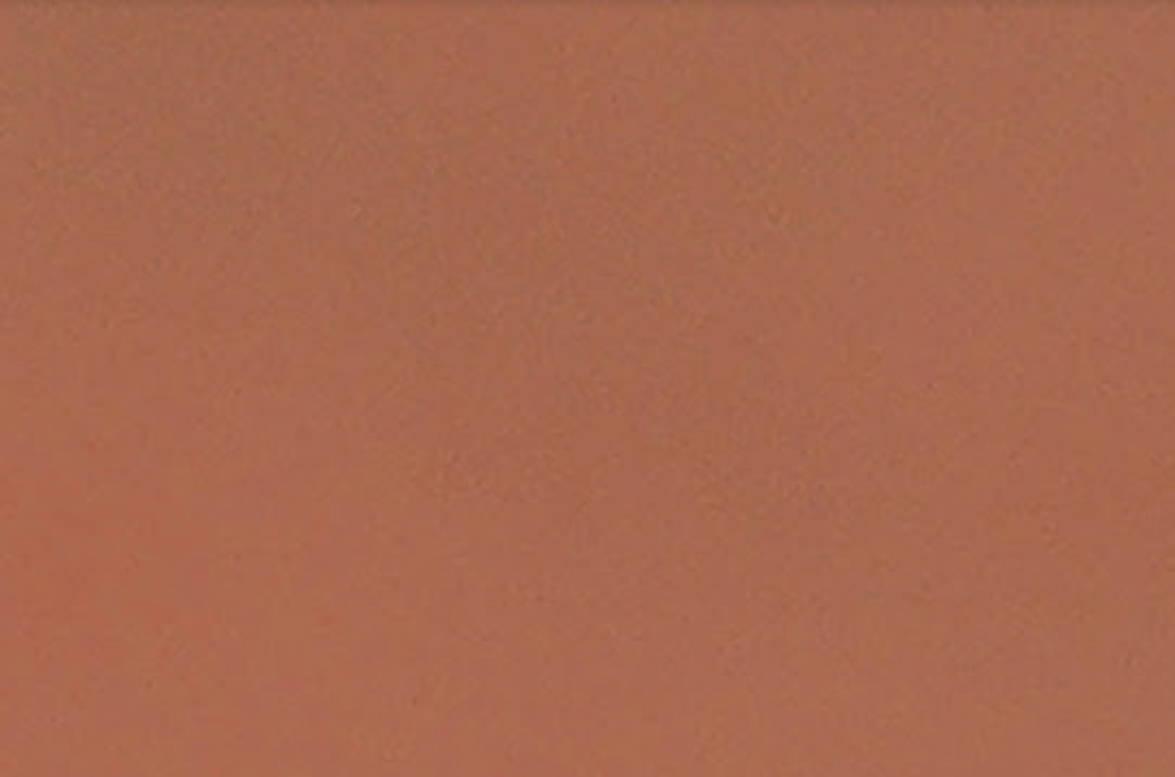
#> input picture red.png, 2350 x 1554 px, given in place of the camera (shown at 1/2 size)
$ python LaneKeepingAlgorithm.py
#> lines starting #> are read from the running program, lines starting #| are printed output that depends on the picture; after the words box and inside, x2 and y2 are one past the last pixel; in counts of white or black regions, pixels touching at a corner belong together
import cv2
import numpy as np
import matplotlib.pyplot as plt
import math
import sys
import time
import Adafruit_BBIO.PWM as PWM

# based on: https://www.instructables.com/Autonomous-Lane-Keeping-Car-Using-Raspberry-Pi-and/

# Throttle
throttlePin = "P8_13"
go_forward = 7.91
go_faster_addition = 0.022
go_faster_tick_delay = 80
go_faster_tick = 0  # Do not change this here. Code will set this value after seeing stop sign
dont_move = 7.5

# Steering
steeringPin = "P9_14"
left = 9
right = 6

# Max number of loops
max_ticks = 2000

# Booleans for handling stop light
passedStopLight = False
atStopLight = False
passedFirstStopSign = False

secondStopLightTick = 0


# [17 lines left out: functions getRedFloorBoundaries, isRedFloorVisible, not called in this run]


def getTrafficRedLightBoundaries():
    """
    Gets the traffic red light hsv boundaries and success boundaries
    :return: [[lower color and success boundaries for red light], [upper color and success boundaries for red light]]
    """
    return getBoundaries("trafficRedBoundaries.txt")


def isTrafficRedLightVisible(frame):
    """
    Detects whether or not we can see a stop sign
    :param frame:
    :return: [(True is the camera sees a stop light, false otherwise), video output]
    """
    print("Checking for traffic stop")
    boundaries = getTrafficRedLightBoundaries()
    return isMostlyColor(frame, boundaries)


# [17 lines left out: functions getTrafficGreenLightBoundaries, isTrafficGreenLightVisible, not called in this run]


def isMostlyColor(image, boundaries):
    """
    Detects whether or not the majority of a color on the screen is a particular color
    :param image:
    :param boundaries: [[color boundaries], [success boundaries]]
    :return: boolean if image satisfies provided boundaries, and an image used for debugging
    """
    #Convert to HSV color space
    hsv_img = cv2.cvtColor(image, cv2.COLOR_BGR2HSV)

    #parse out the color boundaries and the success boundaries
    color_boundaries = boundaries[0]
    percentage = boundaries[1]

    lower = np.array(color_boundaries[0])
    upper = np.array(color_boundaries[1])
    mask = cv2.inRange(hsv_img, lower, upper)
    output = cv2.bitwise_and(hsv_img, hsv_img, mask=mask)

    #Calculate what percentage of image falls between color boundaries
    percentage_detected = np.count_nonzero(mask) * 100 / np.size(mask)
    print("percentage_detected " + str(percentage_detected) + " lower " + str(lower) + " upper " + str(upper))
    # If the percentage percentage_detected is betweeen the success boundaries, we return true, otherwise false for result
    result = percentage[0] < percentage_detected <= percentage[1]
    if result:
        print(percentage_detected)
    return result, output


def getBoundaries(filename):
    """
    Reads the boundaries from the file filename
    Format:
        [0] lower: [H, S, V, lower percentage for classification of success]
        [1] upper: [H, S, V, upper percentage for classification of success]
    :param filename: file containing boundary information as above
    :return: [[lower color and success boundaries], [upper color and success boundaries]]
    """
    default_lower_percent = 50
    default_upper_percent = 100
    with open(filename, "r") as f:
        boundaries = f.readlines()
        lower_data = [val for val in boundaries[0].split(",")]
        upper_data = [val for val in boundaries[1].split(",")]

        if len(lower_data) >= 4:
            lower_percent = float(lower_data[3])
        else:
            lower_percent = default_lower_percent

        if len(upper_data) >= 4:
            upper_percent = float(upper_data[3])
        else:
            upper_percent = default_upper_percent

        lower = [int(x) for x in lower_data[:3]]
        upper = [int(x) for x in upper_data[:3]]
        boundaries = [lower, upper]
        percentages = [lower_percent, upper_percent]
    return boundaries, percentages


def initialize_car():
    # give 7.5% duty at 50Hz to throttle
    PWM.start(throttlePin, dont_move, frequency=50)
#> (this line was passed over: Adafruit_BBIO is not available in this run)

    # wait for car to be ready
    input()
    PWM.start(steeringPin, dont_move, frequency=50)
#> (this line was passed over: Adafruit_BBIO is not available in this run)


# [6 lines left out: function stop, not called in this run]


def go():
    """
    Sends the car forward at a default PWM
    :return: none
    """
    PWM.set_duty_cycle(throttlePin, go_forward)
#> (this line was passed over: Adafruit_BBIO is not available in this run)


# [14 lines left out: functions go_faster, go_backwards, not called in this run]


def detect_edges(frame):
    # filter for blue lane lines
    hsv = cv2.cvtColor(frame, cv2.COLOR_BGR2HSV)
    # cv2.imshow("HSV",hsv)
    lower_blue = np.array([90, 120, 0], dtype="uint8")
    upper_blue = np.array([150, 255, 255], dtype="uint8")
    mask = cv2.inRange(hsv, lower_blue, upper_blue)
    # cv2.imshow("mask",mask)

    # detect edges
    edges = cv2.Canny(mask, 50, 100)
    # cv2.imshow("edges",edges)

    return edges


def region_of_interest(edges):
    height, width = edges.shape
    mask = np.zeros_like(edges)

    # only focus lower half of the screen
    polygon = np.array([[
        (0, height),
        (0, height / 2),
        (width, height / 2),
        (width, height),
    ]], np.int32)

    cv2.fillPoly(mask, polygon, 255)

    cropped_edges = cv2.bitwise_and(edges, mask)
    # cv2.imshow("roi",cropped_edges)

    return cropped_edges


def detect_line_segments(cropped_edges):
    rho = 1
    theta = np.pi / 180
    min_threshold = 10

    line_segments = cv2.HoughLinesP(cropped_edges, rho, theta, min_threshold,
                                    np.array([]), minLineLength=5, maxLineGap=150)

    return line_segments


def average_slope_intercept(frame, line_segments):
    lane_lines = []

    if line_segments is None:
        print("no line segments detected")
        return lane_lines

    height, width, _ = frame.shape
    left_fit = []
    right_fit = []

    boundary = 1 / 3
    left_region_boundary = width * (1 - boundary)
    right_region_boundary = width * boundary

    for line_segment in line_segments:
        for x1, y1, x2, y2 in line_segment:
            if x1 == x2:
                print("skipping vertical lines (slope = infinity")
                continue

            fit = np.polyfit((x1, x2), (y1, y2), 1)
            slope = (y2 - y1) / (x2 - x1)
            intercept = y1 - (slope * x1)

            if slope < 0:
                if x1 < left_region_boundary and x2 < left_region_boundary:
                    left_fit.append((slope, intercept))
            else:
                if x1 > right_region_boundary and x2 > right_region_boundary:
                    right_fit.append((slope, intercept))

    left_fit_average = np.average(left_fit, axis=0)
    if len(left_fit) > 0:
        lane_lines.append(make_points(frame, left_fit_average))

    right_fit_average = np.average(right_fit, axis=0)
    if len(right_fit) > 0:
        lane_lines.append(make_points(frame, right_fit_average))

    return lane_lines


# [15 lines left out: function make_points, not called in this run]


def display_lines(frame, lines, line_color=(0, 255, 0), line_width=6):
    line_image = np.zeros_like(frame)

    if lines is not None:
        for line in lines:
            for x1, y1, x2, y2 in line:
                cv2.line(line_image, (x1, y1), (x2, y2), line_color, line_width)

    line_image = cv2.addWeighted(frame, 0.8, line_image, 1, 1)

    return line_image


# [15 lines left out: function display_heading_line, not called in this run]


def get_steering_angle(frame, lane_lines):
    height, width, _ = frame.shape

    if len(lane_lines) == 2:
        _, _, left_x2, _ = lane_lines[0][0]
        _, _, right_x2, _ = lane_lines[1][0]
        mid = int(width / 2)
        x_offset = (left_x2 + right_x2) / 2 - mid
        y_offset = int(height / 2)

    elif len(lane_lines) == 1:
        x1, _, x2, _ = lane_lines[0][0]
        x_offset = x2 - x1
        y_offset = int(height / 2)

    elif len(lane_lines) == 0:
        x_offset = 0
        y_offset = int(height / 2)

    angle_to_mid_radian = math.atan(x_offset / y_offset)
    angle_to_mid_deg = int(angle_to_mid_radian * 180.0 / math.pi)
    steering_angle = angle_to_mid_deg + 90

    return steering_angle


# [42 lines left out: functions plot_pd, plot_pwm, not called in this run]


# set up the car throttle and steering PWMs
initialize_car()

# set up video
video = cv2.VideoCapture(0)
video.set(cv2.CAP_PROP_FRAME_WIDTH, 320)
video.set(cv2.CAP_PROP_FRAME_HEIGHT, 240)

# wait for video to load
time.sleep(1)

# PD variables
kp = 0.085
kd = kp * 0.1
lastTime = 0
lastError = 0

# counter for number of ticks
counter = 0

# start the engines
go()

# arrays for making the final graphs
p_vals = []
d_vals = []
err_vals = []
speed_pwm = []
steer_pwm = []
current_speed = go_forward

stopSignCheck = 1
sightDebug = False
isStopSignBool = False
while counter < max_ticks:
    ret, original_frame = video.read()
#> original_frame is the input picture: shape (1554, 2350, 3); mean B, G, R 80.2, 104.7, 168
    frame = cv2.resize(original_frame, (160, 120))
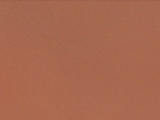
#> frame: shape (120, 160, 3); mean B, G, R 80.2, 104.7, 168
    if sightDebug:
        cv2.imshow("Resized Frame", frame)

    # check for stop sign/traffic light every couple ticks
    if ((counter + 1) % stopSignCheck) == 0:
        # check for stop light
        if not passedStopLight and not atStopLight:
            trafficStopBool, _ = isTrafficRedLightVisible(frame)
#> (reads trafficRedBoundaries.txt from the repository)
#> in isMostlyColor, `hsv_img = cv2.cvtColor(image, cv2.COLOR_BGR2HSV)`: hsv_img: shape (120, 160, 3); mean H, S, V 8.4, 133.3, 168
#> in isMostlyColor, `mask = cv2.inRange(hsv_img, lower, upper)`: mask: shape (120, 160); every value is 0
#> in isMostlyColor, `output = cv2.bitwise_and(hsv_img, hsv_img, mask=mask)`: output: shape (120, 160, 3); every value is 0
#> in isMostlyColor, `percentage_detected = np.count_nonzero(mask) * 100 / np.size(mask)`: percentage_detected = 0
#| percentage_detected 0.0 lower [140  20 100] upper [179  80 255]
#> in isMostlyColor, `result = percentage[0] < percentage_detected <= percentage[1]`: result = False
#> trafficStopBool = False
            print(trafficStopBool)
#| False
            if trafficStopBool:
                print("detected red light, stopping")
                stop()
                atStopLight = True
                continue
        # check for the first stop sign
        elif passedStopLight and not passedFirstStopSign:
            isStopSignBool, floorSight = isRedFloorVisible(frame)
            if sightDebug:
                cv2.imshow("floorSight", floorSight)
            if isStopSignBool:
                print("detected first stop sign, stopping")
                stop()
                time.sleep(2)
                passedFirstStopSign = True
                # this is used to not check for the second stop sign until many frames later
                secondStopSignTick = counter + 200
                # now check for stop sign less frequently
                stopSignCheck = 3
                # add a delay to calling go faster
                go_faster_tick = counter + go_faster_tick_delay
                print("first stop finished!")
        # check for the second stop sign
        elif passedStopLight and passedFirstStopSign and counter > secondStopSignTick:
            isStop2SignBool, _ = isRedFloorVisible(frame)
            print("is a floor stop: ", isStopSignBool)
            if isStop2SignBool:
                # last stop sign detected, exits while loop
                print("detected second stop sign, stopping")
                stop()
                break

    # makes car go faster, helps it have enough speed to get to the end of the course
    if isStopSignBool and counter == go_faster_tick:
        print("Going FASTER")
        go_faster()
        current_speed += go_faster_addition

    # look for green stop light while waiting after red stop light
    if not passedStopLight and atStopLight:
        print("waiting at red light")
        trafficGoBool, _ = isTrafficGreenLightVisible(frame)
        if trafficGoBool:
            passedStopLight = True
            atStopLight = False
            print("green light!")
            go()
        else:
            continue

    # process the frame to determine the desired steering angle
    # cv2.imshow("original",frame)
    edges = detect_edges(frame)
    roi = region_of_interest(edges)
#> in region_of_interest, `cv2.fillPoly(mask, polygon, 255)`:
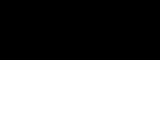
#> mask: shape (120, 160); 50% white; 1 white region, box (x1, y1, x2, y2) and area: (0, 60, 160, 120) 9600
    line_segments = detect_line_segments(roi)
#> in detect_line_segments, `line_segments = cv2.HoughLinesP(cropped_edges, rho, theta, min_thresho..`: line_segments = None
    lane_lines = average_slope_intercept(frame, line_segments)
#> lane_lines = []
    lane_lines_image = display_lines(frame, lane_lines)
#> in display_lines, `line_image = cv2.addWeighted(frame, 0.8, line_image, 1, 1)`:
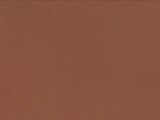
#> line_image: shape (120, 160, 3); mean B, G, R 65.2, 84.7, 135.4
    steering_angle = get_steering_angle(frame, lane_lines)
#> steering_angle = 90
    # heading_image = display_heading_line(lane_lines_image,steering_angle)
    # cv2.imshow("heading line",heading_image)

    # calculate changes for PD
    now = time.time()
    dt = now - lastTime
    if sightDebug:
        cv2.imshow("Cropped sight", roi)
    deviation = steering_angle - 90
#> deviation = 0

    # PD Code
    error = -deviation
#> error = 0
    base_turn = 7.5
    proportional = kp * error
#> proportional = 0
    derivative = kd * (error - lastError) / dt
#> derivative = 0

    # take values for graphs
    p_vals.append(proportional)
    d_vals.append(derivative)
    err_vals.append(error)

    # determine actual turn to do
    turn_amt = base_turn + proportional + derivative
#> turn_amt = 7.5

    # caps turns to make PWM values
    if 7.2 < turn_amt < 7.8:
        turn_amt = 7.5
    elif turn_amt > left:
        turn_amt = left
    elif turn_amt < right:
        turn_amt = right

    # turn!
    PWM.set_duty_cycle(steeringPin, turn_amt)
#> (this line was passed over: Adafruit_BBIO is not available in this run)

    # take values for graphs
    steer_pwm.append(turn_amt)
    speed_pwm.append(current_speed)

    # update PD values for next loop
    lastError = error
#> lastError = 0
    lastTime = time.time()

    key = cv2.waitKey(1)
#> (key Esc is pressed here)
    if key == 27:
        break

    counter += 1

# clean up resources
video.release()
cv2.destroyAllWindows()
PWM.set_duty_cycle(throttlePin, 7.5)
#> (this line was passed over: Adafruit_BBIO is not available in this run)
PWM.set_duty_cycle(steeringPin, 7.5)
#> (this line was passed over: Adafruit_BBIO is not available in this run)
PWM.stop(throttlePin)
#> (this line was passed over: Adafruit_BBIO is not available in this run)
#> (the run stopped early here; a loop or call above may not have finished)
